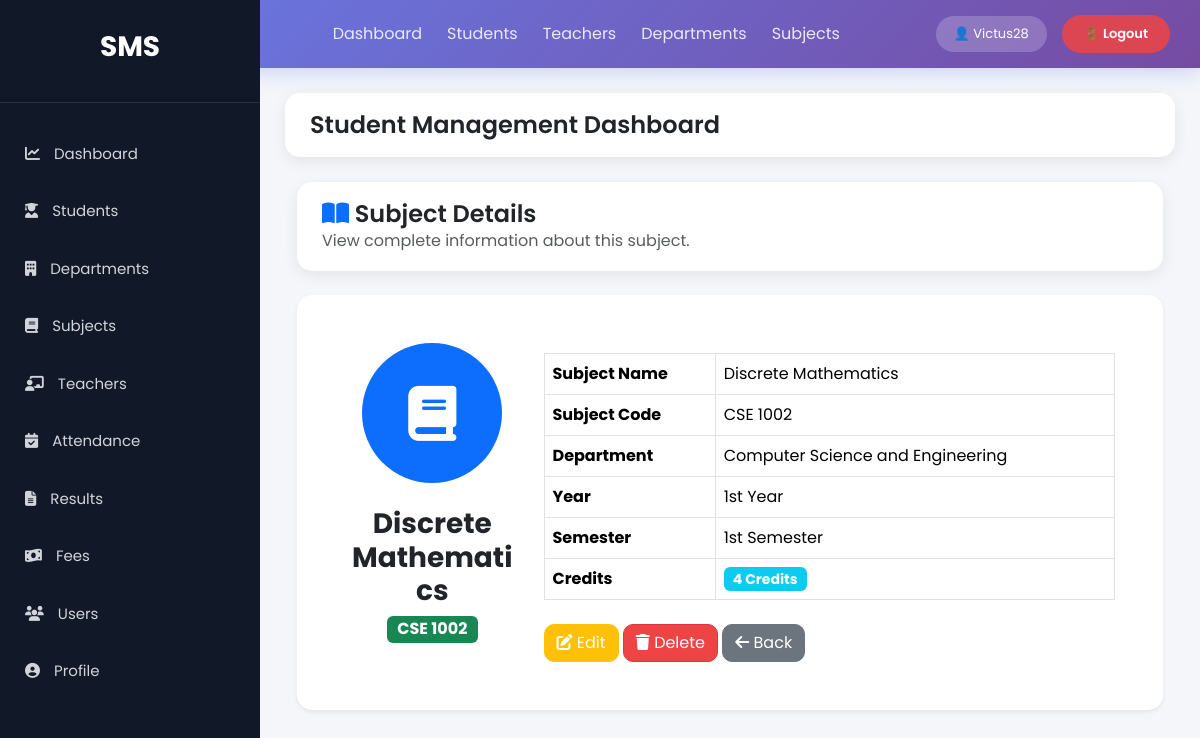
Page /subjects/13/ (signed in) on the committed database.
### StudentManage_app/models.py (models this page shows, shortened)
class Subject(models.Model):
    department = models.ForeignKey(Department, on_delete=models.CASCADE, related_name='subjects', null=True, blank=True)
    YEAR_CHOICES = (
        ('1st Year', '1st Year'),
        ('2nd Year', '2nd Year'),
        ('3rd Year', '3rd Year'),
        ('4th Year', '4th Year'),
    )
    SEMESTER_CHOICES = (
        ('1st Semester', '1st Semester'),
        ('2nd Semester', '2nd Semester'),
        ('3rd Semester', '3rd Semester'),
        ('4th Semester', '4th Semester'),
        ('5th Semester', '5th Semester'),
        ('6th Semester', '6th Semester'),
        ('7th Semester', '7th Semester'),
        ('8th Semester', '8th Semester'),
    )
    semester = models.CharField(max_length=20, choices=SEMESTER_CHOICES, null=True, blank=True)
    year = models.CharField(max_length=20, choices=YEAR_CHOICES, null=True, blank=True)
    subject_name = models.CharField(max_length=100)
    subject_code = models.CharField(max_length=20, unique=True)
    credits = models.IntegerField(default=3)

class Department(models.Model):
    name = models.CharField(max_length=100)
    hod = models.ForeignKey(
        'Teacher',  # Use string reference to avoid circular import
        on_delete=models.SET_NULL,  # Keep department if teacher is deleted
        null=True,
        blank=True,
        related_name='headed_departments'  # Access from Teacher side
    )
    def __str__(self):
        return self.name

### StudentManage_app/views.py (the view)
# urls.py: path('subjects/<int:id>/', views.subject_detail, name='subject_detail'),
@login_required
def subject_detail(request, id):
    subject = get_object_or_404(Subject, id=id)
    return render(request, 'StudentManage_app/sub/subject_detail.html', {'subject': subject})

### StudentManage_app/templates/StudentManage_app/sub/subject_detail.html
{% extends 'base.html' %}
{% block content %}
<div class="container-fluid">
    <div class="topbar mb-4">
        <h4>
            <i class="fas fa-book-open text-primary"></i>
            Subject Details
        </h4>
        <p class="text-muted mb-0">
            View complete information about this subject.
        </p>
    </div>
    <div class="card shadow-sm border-0">
        <div class="card-body p-5">
            <div class="row">
                <div class="col-md-3 text-center">
                    <div class="rounded-circle bg-primary text-white d-flex align-items-center justify-content-center mx-auto"
                         style="width:140px;height:140px;font-size:55px;">
                        <i class="fas fa-book"></i>
                    </div>
                    <h3 class="mt-4 fw-bold">
                        {{ subject.subject_name }}
                    </h3>
                    <span class="badge bg-success fs-6">
                        {{ subject.subject_code }}
                    </span>
                </div>
                <div class="col-md-9">
                    <table class="table table-hover table-bordered align-middle">
                        <tbody>
                            <tr>
                                <th width="30%">Subject Name</th>
                                <td>{{ subject.subject_name }}</td>
                            </tr>
                            <tr>
                                <th>Subject Code</th>
                                <td>{{ subject.subject_code }}</td>
                            </tr>
                            <tr>
                                <th>Department</th>
                                <td>
                                    {% if subject.department %}
                                        {{ subject.department }}
                                    {% else %}
                                        Not Assigned
                                    {% endif %}
                                </td>
                            </tr>
                            <tr>
                                <th>Year</th>
                                <td>{{ subject.year }}</td>
                            </tr>
                            <tr>
                                <th>Semester</th>
                                <td>{{ subject.semester }}</td>
                            </tr>
                            <tr>
                                <th>Credits</th>
                                <td>
                                    <span class="badge bg-info">
                                        {{ subject.credits }} Credits
                                    </span>
                                </td>
                            </tr>
                        </tbody>
                    </table>
                    <div class="mt-4">
                        <a href="{% url 'subject_update' subject.id %}"
                           class="btn btn-warning">
                            <i class="fas fa-edit"></i>
                            Edit
                        </a>
                        <a href="{% url 'subject_delete' subject.id %}"
                           class="btn btn-danger">
                            <i class="fas fa-trash"></i>
                            Delete
                        </a>
                        <a href="{% url 'subject_list' %}"
                           class="btn btn-secondary">
                            <i class="fas fa-arrow-left"></i>
                            Back
                        </a>
                    </div>
                </div>
            </div>
        </div>
    </div>
</div>
{% endblock %}

### StudentManage_app/templates/base.html (shortened to what this page needs)
<!DOCTYPE html>
<html lang="en">
<head>
<link href="https://cdn.jsdelivr.net/npm/bootstrap@5.3.3/dist/css/bootstrap.min.css" rel="stylesheet">
<link href="https://cdnjs.cloudflare.com/ajax/libs/font-awesome/6.5.1/css/all.min.css" rel="stylesheet">
<link rel="stylesheet" href="/static/css/style.css?v=5">
</head>
<body>
<nav style="
    background: linear-gradient(135deg, #667eea 0%, #764ba2 100%);
    padding: 15px 30px;
    display: flex;
    justify-content: space-between;
    align-items: center;
    color: white;
    box-shadow: 0 4px 20px rgba(102, 126, 234, 0.3);
">
    <div style="font-size: 20px; font-weight: 700;">
    </div>
    <div style="display: flex; gap: 25px; align-items: center;">
        <a href="{% url 'dashboard' %}" style="color: rgba(255,255,255,0.85); text-decoration: none;">Dashboard</a>
        <a href="{% url 'student_list' %}" style="color: rgba(255,255,255,0.85); text-decoration: none;">Students</a>
        <a href="{% url 'teacher_list' %}" style="color: rgba(255,255,255,0.85); text-decoration: none;">Teachers</a>
        <a href="{% url 'department_list' %}" style="color: rgba(255,255,255,0.85); text-decoration: none;">Departments</a>
        <a href="{% url 'subject_list' %}" style="color: rgba(255,255,255,0.85); text-decoration: none;">Subjects</a>
    </div>
    {% if user.is_authenticated %}
    <div style="display: flex; align-items: center; gap: 15px;">
        <span style="background: rgba(255,255,255,0.2); padding: 8px 18px; border-radius: 25px; font-size: 13px;">
            👤 {{ user.username }}
        </span>
        <form method="post" action="{% url 'login' %}" style="display: inline; margin: 0;">
            <button type="submit" style="
                background: rgba(239, 68, 68, 0.85);
                color: white;
                border: none;
                padding: 9px 22px;
                border-radius: 25px;
                font-size: 13px;
                font-weight: 600;
                cursor: pointer;
                transition: all 0.3s;
            " onmouseover="this.style.background='rgba(239, 68, 68, 1)'"
            onmouseout="this.style.background='rgba(239, 68, 68, 0.85)'">
                🚪 Logout
            </button>
        </form>
    </div>
    {% endif %}
</nav>
<div class="wrapper">
    <aside class="sidebar">
        <div class="logo">
            <h3>SMS</h3>
        </div>
        <ul>
<li>
<a href="{% url 'dashboard' %}">
<i class="fas fa-chart-line"></i>
Dashboard
</a>
</li>
<li>
<a href="{% url 'student_list' %}">
<i class="fas fa-user-graduate"></i>
Students
</a>
</li>
<li>
<a href="{% url 'department_list' %}">
<i class="fas fa-building"></i>
Departments
</a>
</li>
<li>
<a href="{% url 'subject_list' %}">
<i class="fas fa-book"></i>
Subjects
</a>
</li>
<li>
<a href="{% url 'teacher_list' %}">
<i class="fas fa-chalkboard-teacher"></i>
Teachers
</a>
</li>
<li>
    <a href="{% url 'attendance_dashboard' %}">
        <i class="fas fa-calendar-check"></i>
        Attendance
    </a>
</li>
<li>
    <a href="{% url 'result_list' %}">
        <i class="fas fa-file-alt"></i>
        Results
    </a>
</li>
<li>
<a href="{% url 'fee_list' %}">
<i class="fas fa-money-bill-wave"></i>
Fees
</a>
</li>
<li>
<a href="{% url 'user_list' %}">
<i class="fas fa-users"></i>
Users
</a>
</li>
<li>
<a href="{% url 'profile' %}">
<i class="fas fa-user-circle"></i>
Profile
</a>
</li>
</ul>
</aside>
    <main class="content">
        <div class="topbar">
            <h4>Student Management Dashboard</h4>
        </div>
        {% block content %}
        {% endblock %}
    </main>
</div>
</body>
</html>

### StudentManage_app/static/css/style.css (style rules this page uses)
* { margin:0; padding:0; box-sizing:border-box; font-family:'Poppins',sans-serif; }
body { background:#f4f7fc; }
.wrapper { display:flex; min-height:100vh; }
.sidebar { width:260px; background:#111827; min-height:100vh; color:white; position:fixed; left:0; top:0; overflow:auto; }
.logo { text-align:center; padding:30px; border-bottom:1px solid rgba(255,255,255,.1); }
.logo h3 { font-size:28px; font-weight:700; color:white; }
.sidebar ul { list-style:none; padding:20px 0; }
.sidebar ul li { margin:5px 0; }
.sidebar ul li a { display:block; padding:15px 25px; color:#d1d5db; text-decoration:none; transition:.3s; font-size:15px; }
.sidebar ul li a i { margin-right:10px; }
.content { margin-left:260px; width:100%; padding:25px; }
.topbar { background:white; padding:18px 25px; border-radius:15px; box-shadow:0 4px 15px rgba(0,0,0,.08); margin-bottom:25px; }
.topbar h4 { margin:0; font-weight:600; }
.card { border:none; border-radius:18px; box-shadow:0 5px 20px rgba(0,0,0,.08); }
.table { margin-top:10px; }
.table td, .table th { vertical-align:middle; }
.btn { border-radius:10px; }
.btn-warning { color:white; }
.btn-danger { background:#ef4444; }
.card { border-radius:15px; }
.badge { font-size:14px; }
body { background:#f4f6f9; }

### rows in the picture
Subject: subject_name "Discrete Mathematics", subject_code "CSE 1002", department "Computer Science and Engineering", year "1st Year", semester "1st Semester", credits "4"

### other values in the picture
{{ user.username }} "Victus28"
